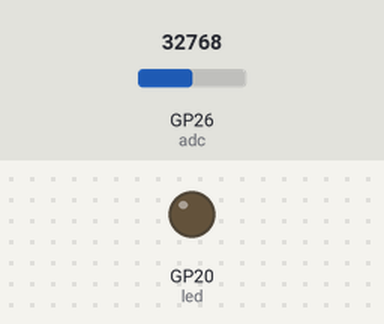
The program below on a simulated Raspberry Pi Pico running MicroPython. On the bench: output pins drawn as LEDs (lit = HIGH). Dashed ring = blinking. Inputs (shaded band) come from the test bench; at power-on: GP26 (adc) = 32768 (analog values on the 0–65535 scale).

Above: at 1.2 s.
1.3 s: GP26 (adc) set to 0
At 2.3 s:
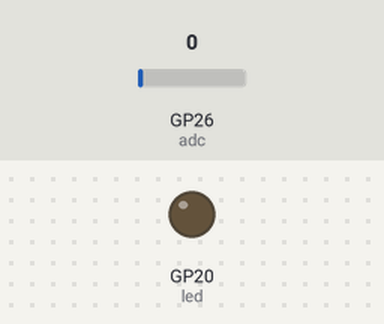
3.4 s: GP26 (adc) set to 7864
At 3.56 s:
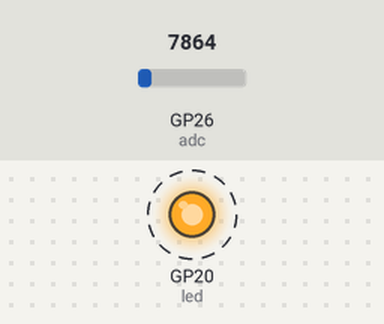
Timing chart, 0 to 13.3 s (numbered marks = the images above; inputs shaded):
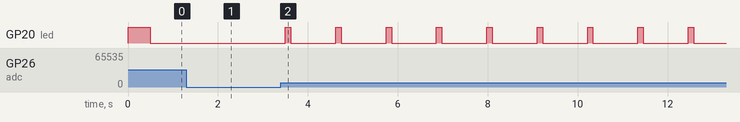

Measured:
- after the input at 1.3 s, GP20 (led): stays LOW (without the input it goes to HIGH after 0.20 s)
- after the input at 3.4 s, GP20 (led): alternates HIGH for 0.12 s and LOW for 1.0 s, starting after 0.10 s

The program:

main.py
```python
from machine import ADC, Pin
import time

led = Pin(20, Pin.OUT)
adc = ADC(Pin(26))

def pulse(pin, duration):
    """
    Geef een puls op de pin:
    Maak de pin hoog voor de opgegeven duur.
    """

    pin.on()
    time.sleep(duration)
    pin.off()

while True:
    adc_value = adc.read_u16()

    scaled_adc = adc_value / 65535.0

    pulse_time = scaled_adc

    pulse(led, pulse_time)
    time.sleep(1)
```
